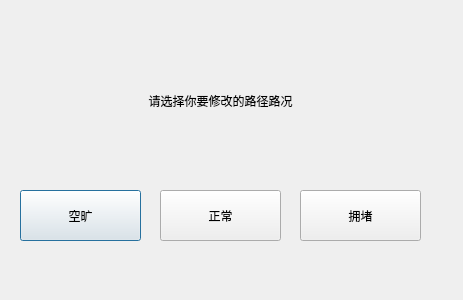
<?xml version="1.0" encoding="UTF-8"?>
<ui version="4.0">
 <class>selectDialog</class>
 <widget class="QDialog" name="selectDialog">
  <property name="geometry">
   <rect>
    <x>0</x>
    <y>0</y>
    <width>463</width>
    <height>300</height>
   </rect>
  </property>
  <property name="windowTitle">
   <string>Dialog</string>
  </property>
  <widget class="QPushButton" name="pushButton">
   <property name="geometry">
    <rect>
     <x>20</x>
     <y>190</y>
     <width>121</width>
     <height>51</height>
    </rect>
   </property>
   <property name="text">
    <string>空旷</string>
   </property>
  </widget>
  <widget class="QPushButton" name="pushButton_2">
   <property name="geometry">
    <rect>
     <x>160</x>
     <y>190</y>
     <width>121</width>
     <height>51</height>
    </rect>
   </property>
   <property name="text">
    <string>正常</string>
   </property>
  </widget>
  <widget class="QPushButton" name="pushButton_3">
   <property name="geometry">
    <rect>
     <x>300</x>
     <y>190</y>
     <width>121</width>
     <height>51</height>
    </rect>
   </property>
   <property name="text">
    <string>拥堵</string>
   </property>
  </widget>
  <widget class="QLabel" name="label">
   <property name="geometry">
    <rect>
     <x>20</x>
     <y>50</y>
     <width>401</width>
     <height>101</height>
    </rect>
   </property>
   <property name="text">
    <string>请选择你要修改的路径路况</string>
   </property>
   <property name="textFormat">
    <enum>Qt::TextFormat::AutoText</enum>
   </property>
   <property name="alignment">
    <set>Qt::AlignmentFlag::AlignCenter</set>
   </property>
  </widget>
 </widget>
 <resources/>
 <connections/>
</ui>
